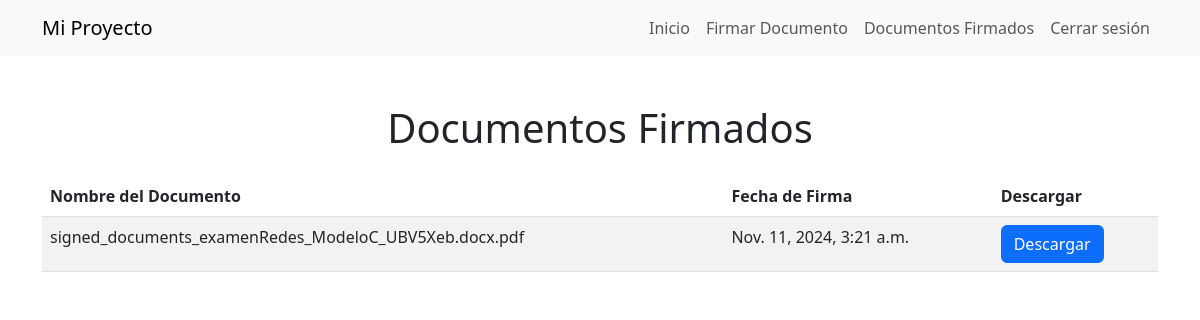
Screenshot of /accounts/view-signed-documents/ (signed in) with the database file from the repository.
### accounts/models.py (models this page shows, shortened)
class Signature(models.Model):
    user = models.ForeignKey(User, on_delete=models.CASCADE, related_name='signatures')
    document_name = models.CharField(max_length=255)
    document_file = models.FileField(upload_to='signed_documents/')  # Archivo del documento
    signed_document = models.BinaryField(null=True, blank=True)  # Firma del documento
    authorized_task = models.BooleanField(default=False)  # Estado de autorización de la tarea\
    timestamp = models.DateTimeField(auto_now_add=True)  # Fecha y hora de la firma

### accounts/views.py (the view)
# urls.py: path('view-signed-documents/', views.view_signed_documents, name='view_signed_documents'),  # URL para visualizar documentos firmados
@login_required
def view_signed_documents(request):
    signed_documents = Signature.objects.filter(user=request.user)
    return render(request, 'accounts/view_signed_documents.html', {'signed_documents': signed_documents})

### accounts/templates/accounts/view_signed_documents.html (shortened to what this page needs)
<!DOCTYPE html>
<html lang="es">
<head>
    <link href="https://cdn.jsdelivr.net/npm/bootstrap@5.3.0/dist/css/bootstrap.min.css" rel="stylesheet">
</head>
<body>
    <nav class="navbar navbar-expand-lg navbar-light bg-light">
        <div class="container">
            <a class="navbar-brand" href="{% url 'home_page' %}">Mi Proyecto</a>
            <div class="collapse navbar-collapse" id="navbarNav">
                <ul class="navbar-nav ms-auto">
                    <li class="nav-item">
                        <a class="nav-link" href="{% url 'home_page' %}">Inicio</a>
                    </li>
                    <li class="nav-item">
                        <a class="nav-link" href="{% url 'sign_document' %}">Firmar Documento</a>
                    </li>
                    <li class="nav-item">
                        <a class="nav-link" href="{% url 'view_signed_documents' %}">Documentos Firmados</a>
                    </li>
                    <li class="nav-item">
                        <a class="nav-link" href="/accounts/logout/">Cerrar sesión</a>
                    </li>
                </ul>
            </div>
        </div>
    </nav>
    <div class="container mt-5">
        <h1 class="text-center">Documentos Firmados</h1>
        {% if signed_documents %}
            <table class="table table-striped mt-4">
                <thead>
                    <tr>
                        <th>Nombre del Documento</th>
                        <th>Fecha de Firma</th>
                        <th>Descargar</th>
                    </tr>
                </thead>
                <tbody>
                    {% for document in signed_documents %}
                    <tr>
                        <td>{{ document.document_name }}</td>
                        <td>{{ document.timestamp }}</td>
                        <td>
                            <a href="{% url 'download_signed_document' document.id %}" class="btn btn-primary">Descargar</a>
                        </td>
                    </tr>
                    {% endfor %}
                </tbody>
            </table>
        {% else %}
            <p class="text-center">No tienes documentos firmados.</p>
        {% endif %}
    </div>
</body>
</html>

### rows the page displays
Signature: document_name "signed_documents_examenRedes_ModeloC_UBV5Xeb.docx.pdf", timestamp "Nov. 11, 2024, 3:21 a.m."
